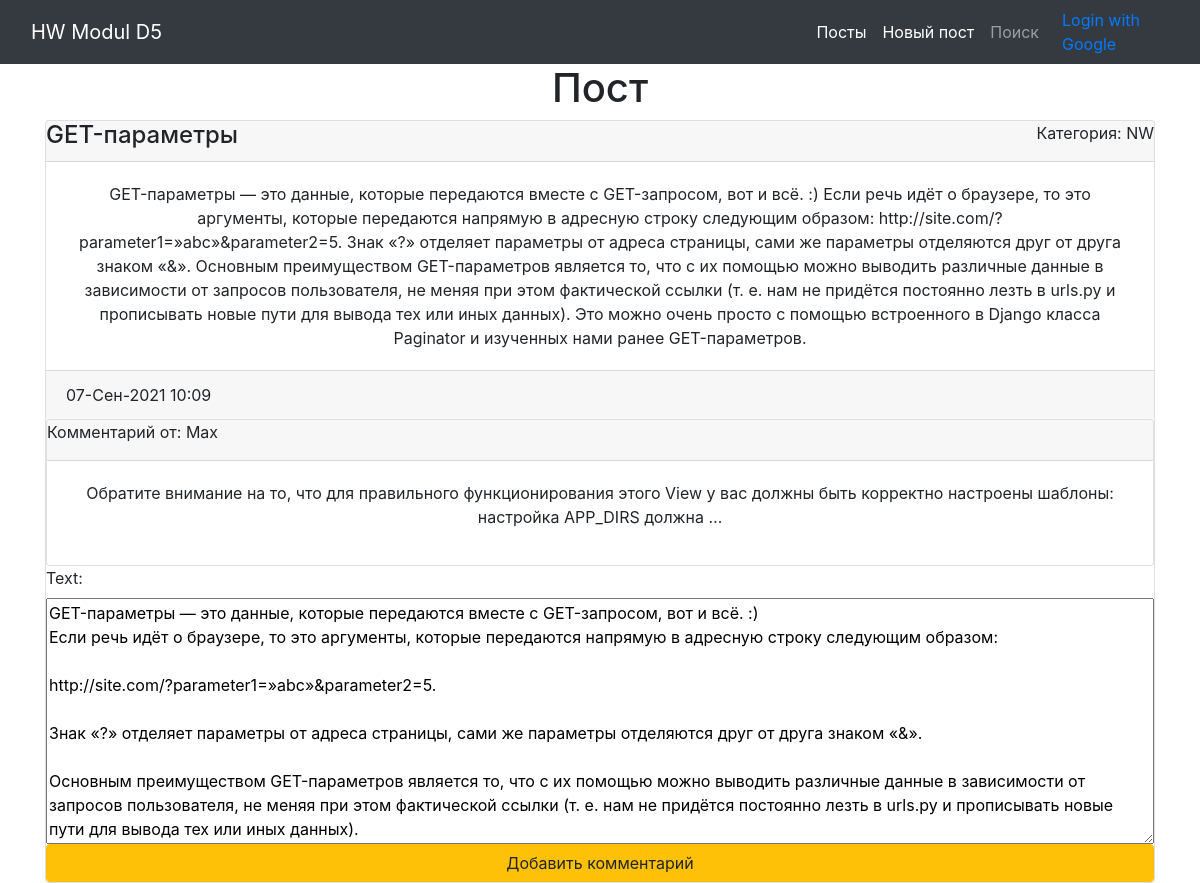
The app's page /9/, older data.
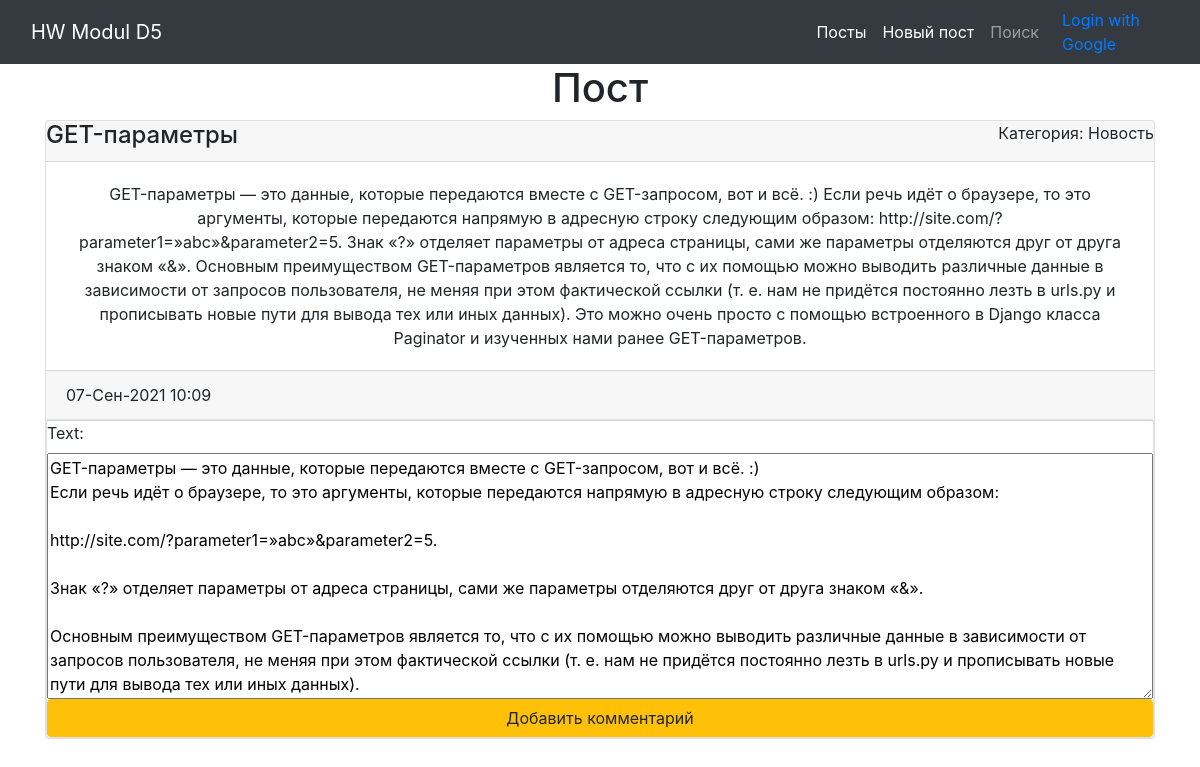
The same page, newer data.
### news/models.py (models this page shows, shortened)
class Post(models.Model):
    author = models.ForeignKey(Author, on_delete=models.CASCADE)
    NEWS = 'Новость'
    ARTICLE = 'Статья'
    CATEGORY_CHOICES = (
        (NEWS, 'Новость'),
        (ARTICLE, 'Статья'),
    )
    categoryType = models.CharField(
        max_length=7, choices=CATEGORY_CHOICES, default=ARTICLE)
    dateCreation = models.DateTimeField(auto_now_add=True)
    postCategory = models.ManyToManyField(Category, through='PostCategory')
    title = models.CharField(max_length=128)
    text = models.TextField()
    rating = models.SmallIntegerField(default=0)

class Comment(models.Model):
    commentPost = models.ForeignKey(Post, on_delete=CASCADE)
    commentUser = models.ForeignKey(User, on_delete=CASCADE)
    text = models.TextField()
    dateCreation = models.DateTimeField(auto_now_add=True)
    rating = models.SmallIntegerField(default=0)

### news/views.py (the view)
# urls.py: path('<int:pk>/', PostDetail.as_view(), name='post'),
class PostDetail(DetailView, CreateView):
    template_name = 'flatpages/post.html'
    queryset = Post.objects.all()
    comment = Comment.objects.all()
    form_class = CommentForm
    def get_object(self, **kwargs):
        id = self.kwargs.get('pk')
        return Post.objects.get(pk=id)

### news/forms.py
class CommentForm(ModelForm):
    class Meta:
        model = Comment
        fields = ['text']

### news/templatetags/custom_filters.py (called while the page is built)
@register.filter(name='censor')
def censor(value):
    for word in censor_list:
        value = value.replace(word, '*****')
    return value

### templates/flatpages/post.html (shortened to what this page needs)
{% extends 'flatpages/default.html' %}
{% load custom_filters %}
{% block content %}
    <h1>Пост</h1>
    {% if post %}
    <div class="card">
        <div class="card-header">
            <h4>{{ post.title }}</h4>
            <p>Категория: {{ post.categoryType }}</p>
        </div>
        <div class="card-body">
            {{ post.text }}
        </div>
        <div class="card-footer">
            {{ post.dateCreation|date:'d-M-Y H:m' }}
        </div>
        <div class="card">
            <div class="card-header">
            {% for comments in post.comment_set.all %}
                <p>Комментарий от: {{ comments.commentUser }}</p>
            </div>
            <div class="card-body">
                <p>{{ comments.text|truncatechars:150|censor }}</p>
            </div>
            {% endfor %}
        </div>
        <div>
            <form class="form" method="POST">
                {{ form }}
                <button type="submit" class="btn btn-warning">Добавить комментарий</button>
            </form>
        </div>
    </div>
    {% else %}
        <h1>Новостей нет!</h1>
    {% endif %}
{% endblock content %}

Row changes from the older to the newer data that the page shows:
no longer on this page (row edited): Comment: commentUser "Max", text|censor "Обратите внимание на то, что для правильного функционирования этого View у вас должны быть корректно настроены шаблоны: настройка APP_DIRS должна …"
changed Post "GET-параметры": categoryType "NW" → "Новость"
